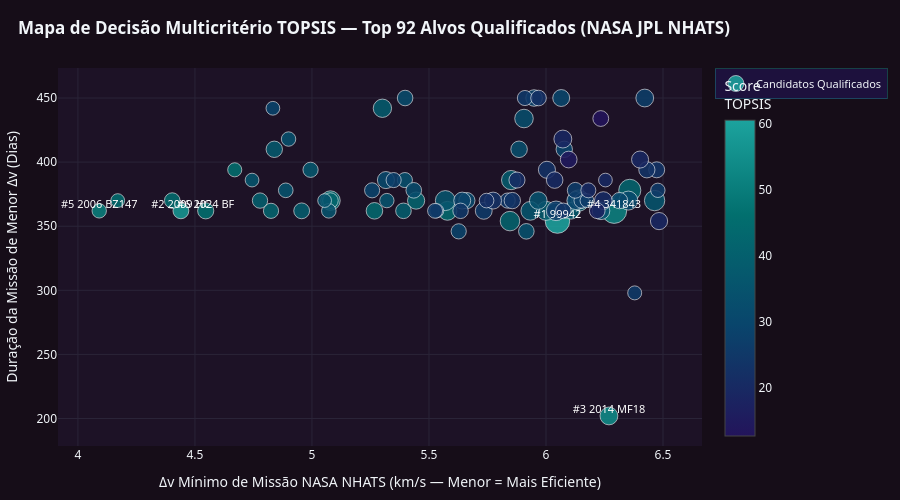

The code cell stored with this chart in its notebook:
### Markdown cell above
---
## 5. Dashboard Customizável (Simulador Interativo Jupyter + Cockpit Web HTML5 Standalone)

Abaixo você dispõe de **duas interfaces interativas sincronizadas**:
1. **Cockpit Interativo `ipywidgets` no próprio Notebook**: Altere dinamicamente os limites de $\Delta v$, duração, incerteza `OCC`, observações mínimas, porte físico e os **4 pesos decisórios do TOPSIS** para recalcular em tempo real o portfólio qualificado.
2. **Aplicação Web Standalone Customizável (`reports/newspace_dashboard.html`)**: Exportada automaticamente com motor JavaScript TOPSIS no cliente sobre todos os 7.169 alvos NHATS — pode ser aberta diretamente em qualquer navegador sem servidor ativo e permite exportar CSVs customizados.

### Code cell
dashboard_html_path = export_standalone_custom_dashboard(datasets, bench, trends, selection)
display(Markdown(f"✅ **Cockpit Web Customizável exportado com sucesso para:** `{dashboard_html_path.relative_to(ROOT_DIR)}`"))

cockpit_widget = create_notebook_interactive_cockpit(datasets)
display(cockpit_widget)

### Figure 1 — Plotly figure (JSON) as saved in the notebook; plotly's stock layout.template omitted (floating-point values rounded to 4 significant figures; data arrays with more than 128 entries replaced by an {"elided": "..."} marker saying what was removed)
{"data": [{"customdata": {"elided": "92x7 mixed values"}, "hovertemplate": "<b>#%{customdata[0]} — %{customdata[1]}</b><br>Δv Mínimo: %{x:.3f} km/s | Duração: %{y:.0f} dias<br>Classe Espectral: %{customdata[2]} | Diâmetro Ref: %{customdata[3]} m<br>Observações NASA: %{customdata[4]} (OCC %{customdata[5]})<br><b>Score TOPSIS: %{customdata[6]:.2f}</b><extra></extra>", "marker": {"color": [60.62, 57.25, 54.1, 51.52, 50.56, 46.42, 46.39, 45.58, 45.25, 44.37, 43.71, 43.26, 43.1, 42.86, 42.25, 42.09, 41.58, 40.02, 39.44, 39.1, 38.6, 38.36, 38.34, 38.09, 37.9, 37.31, 36.63, 36.07, 35.99, 35.72, 35.31, 35.24, 35.24, 34.98, 34.54, 34.38, 34.27, 33.89, 33.79, 33.24, 32.95, 32.9, 32.41, 32.11, 31.8, 31.68, 31.13, 31.04, 31.04, 30.81, 29.77, 29.76, 29.57, 29.29, 29.24, 29.08, 29.0, 28.98, 28.98, 27.84, 27.36, 27.14, 27.01, 26.58, 26.5, 25.98, 25.89, 25.76, 25.63, 25.59, 25.21, 24.75, 24.68, 23.78, 23.54, 23.45, 23.23, 22.82, 22.6, 22.35, 22.05, 20.85, 20.41, 20.34, 20.33, 19.53, 19.2, 19.18, 19.08, 17.61, 14.37, 12.73], "colorbar": {"title": {"text": "Score<br>TOPSIS"}}, "colorscale": [[0.0, "#23145B"], [0.35, "#09456C"], [0.7, "#026F6E"], [1.0, "#1CA39E"]], "line": {"color": "rgba(255,255,255,0.65)", "width": 1.0}, "opacity": 0.88, "size": [24.49, 15.86, 17.84, 25.17, 14.45, 16.19, 14.1, 15.62, 13.79, 18.88, 16.59, 19.59, 15.64, 22.12, 17.21, 15.21, 19.54, 15.38, 15.62, 15.84, 21.37, 19.26, 19.0, 18.36, 16.57, 16.4, 15.21, 13.76, 20.39, 18.8, 20.0, 14.59, 14.38, 13.76, 14.68, 17.62, 15.59, 15.13, 14.45, 17.64, 18.57, 16.55, 15.64, 14.69, 15.57, 19.01, 17.08, 16.21, 16.42, 16.36, 15.36, 16.94, 18.13, 13.76, 16.4, 16.59, 15.11, 15.21, 16.94, 15.21, 15.13, 19.62, 17.79, 13.76, 14.1, 15.86, 14.95, 16.88, 14.38, 13.99, 15.16, 15.46, 15.21, 15.98, 16.38, 15.62, 16.21, 17.08, 16.94, 15.62, 14.68, 16.07, 17.76, 14.98, 16.57, 13.72, 17.22, 17.9, 17.05, 15.64, 16.75, 15.79]}, "mode": "markers", "name": "Candidatos Qualificados", "type": "scatter", "x": [6.049, 4.44, 6.269, 6.291, 4.091, 4.546, 4.67, 4.403, 4.17, 5.579, 5.267, 5.079, 5.079, 6.358, 5.445, 4.825, 5.846, 4.778, 5.391, 4.956, 6.139, 5.851, 6.0, 5.301, 6.107, 4.839, 4.994, 4.744, 6.464, 5.933, 5.57, 5.072, 5.32, 5.054, 4.888, 5.967, 5.916, 5.397, 4.9, 6.235, 5.906, 5.885, 5.435, 6.319, 5.398, 6.352, 5.316, 5.662, 6.145, 6.314, 6.038, 6.065, 6.128, 4.833, 6.078, 5.949, 5.257, 5.627, 5.642, 6.152, 5.349, 6.043, 6.422, 6.175, 5.533, 6.125, 5.526, 5.734, 6.478, 6.379, 5.91, 5.635, 5.836, 6.473, 5.856, 6.074, 6.431, 6.004, 5.774, 5.968, 5.746, 5.876, 6.245, 6.181, 6.037, 6.254, 6.483, 6.072, 6.402, 6.219, 6.097, 6.234], "y": [354.0, 362.0, 202.0, 362.0, 362.0, 362.0, 394.0, 370.0, 370.0, 362.0, 362.0, 370.0, 370.0, 378.0, 370.0, 362.0, 354.0, 370.0, 362.0, 362.0, 370.0, 386.0, 362.0, 442.0, 362.0, 410.0, 394.0, 386.0, 370.0, 362.0, 370.0, 362.0, 370.0, 370.0, 378.0, 370.0, 346.0, 386.0, 418.0, 362.0, 434.0, 410.0, 378.0, 370.0, 450.0, 370.0, 386.0, 370.0, 370.0, 370.0, 362.0, 450.0, 370.0, 442.0, 410.0, 450.0, 378.0, 346.0, 370.0, 370.0, 386.0, 362.0, 450.0, 370.0, 362.0, 378.0, 362.0, 362.0, 378.0, 298.0, 450.0, 362.0, 370.0, 394.0, 370.0, 362.0, 394.0, 394.0, 370.0, 450.0, 370.0, 386.0, 370.0, 378.0, 386.0, 386.0, 354.0, 418.0, 402.0, 362.0, 402.0, 434.0]}, {"hoverinfo": "skip", "mode": "text", "showlegend": false, "text": ["#1 99942", "#2 2009 HC", "#3 2014 MF18", "#4 341843", "#5 2006 BZ147", "#6 2024 BF"], "textfont": {"color": "#FFFFFF", "size": 11}, "textposition": "top center", "type": "scatter", "x": [6.049, 4.44, 6.269, 6.291, 4.091, 4.546], "y": [354.0, 362.0, 202.0, 362.0, 362.0, 362.0]}], "layout": {"font": {"color": "#F1F5F9", "family": "Segoe UI, sans-serif", "size": 12}, "height": 500, "hoverlabel": {"bgcolor": "#23145B", "bordercolor": "#1CA39E", "font": {"color": "#FFFFFF", "size": 12}}, "legend": {"bgcolor": "rgba(35, 20, 91, 0.55)", "bordercolor": "rgba(28, 163, 158, 0.35)", "borderwidth": 1, "font": {"size": 11}}, "margin": {"b": 50, "l": 55, "r": 35, "t": 68}, "paper_bgcolor": "#160D18", "plot_bgcolor": "#1D1226", "title": {"font": {"color": "#F1F5F9", "family": "Segoe UI, sans-serif", "size": 17}, "text": "<b>Mapa de Decisão Multicritério TOPSIS — Top 92 Alvos Qualificados (NASA JPL NHATS)</b>", "x": 0.02}, "xaxis": {"gridcolor": "#2A2438", "title": {"text": "Δv Mínimo de Missão NASA NHATS (km/s — Menor = Mais Eficiente)"}, "zerolinecolor": "#2A2438"}, "yaxis": {"gridcolor": "#2A2438", "title": {"text": "Duração da Missão de Menor Δv (Dias)"}, "zerolinecolor": "#2A2438"}}}
